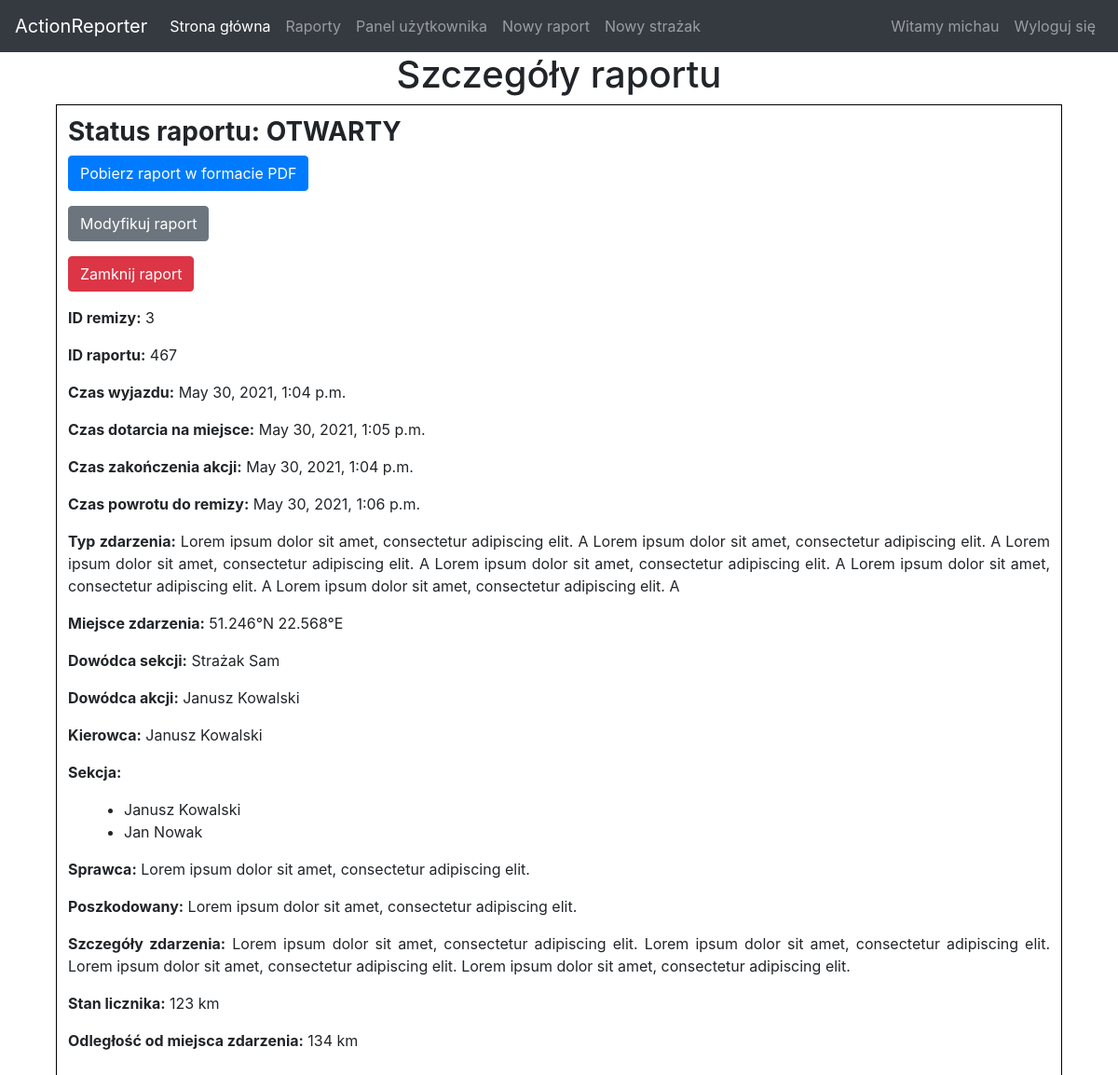
Before: /reports/23 (signed in) with the older database file.
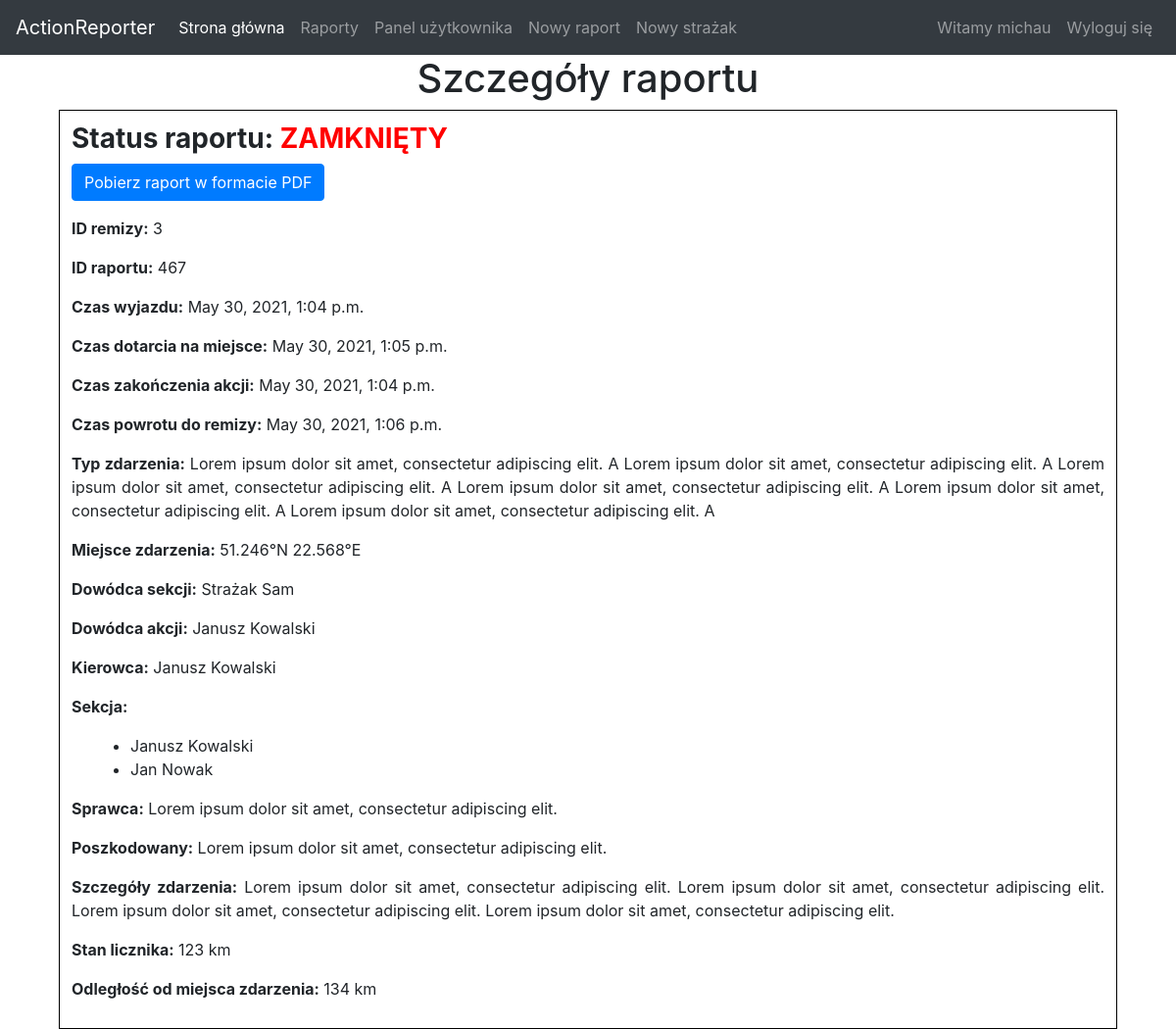
After: the same page with the newer database file.
### reporter/models.py (models this page shows, shortened)
class Report(models.Model):
    id = models.AutoField(primary_key=True)
    stationid = models.TextField(default="")
    reportid = models.TextField(default="")
    departureTime = models.DateTimeField(default=datetime.datetime.now())
    arrivalTime = models.DateTimeField(default=datetime.datetime.now())
    actionEndTime = models.DateTimeField(default=datetime.datetime.now())
    fireStationArrivalTime = models.DateTimeField(default=datetime.datetime.now())
    incidentType = models.TextField(default="")
    incidentPlace = models.TextField(default="")
    sectionCommander = models.TextField(default="")
    actionCommander = models.TextField(default="")
    driver = models.TextField(default="")
    perpetrator = models.TextField(default="")
    victim = models.TextField(default="")
    section = models.TextField(default="")
    details = models.TextField(default="")
    odometer = models.TextField(default="")
    distance = models.TextField(default="")
    isLocked = models.BooleanField(default=False)

### reporter/views.py (the view)
# urls.py: path('reports/<pk>', views.report_details, name="report-details"),
@login_required
def report_details(request, pk):
    report = getReport(pk)
    firestations = getUserFirestations(request.user)
    station = getFirestation(report.stationid)
    if station not in firestations:
        return render(request, "information.html",
                      {'message': "Dostęp zabroniony", 'return_button': True})
    firefighters = report.section.split(",")
    return render(request, 'report.html', {'report': report, 'firefighters': firefighters})

### reporter/views.py (called while the page is built)
def getUserFirestations(user):
    return Firestation.objects.filter(
        stationid__in=FirestationMember.objects.filter(memberid=user).values("stationid"))

def getFirestation(id):
    return Firestation.objects.filter(stationid=id).first()

def getReport(id):
    return get_object_or_404(Report, pk=id)

### reporter/templates/report.html
{% extends 'index.html' %}
{% block content %}
    <h1 style="text-align: center">Szczegóły raportu</h1>
    <div style="margin-left:5%;width:90%;border:1px solid black; padding:1%;text-align: justify;">
        <h3><b>Status raportu: {% if report.isLocked %} <span style="color: red; ">ZAMKNIĘTY </span> {% else %} OTWARTY{% endif %}</b></h3>
        <p><a class="btn btn-primary" href="{% url 'render-to-pdf' pk=report.pk %}">Pobierz raport w formacie PDF</a></p>
        {% if not report.isLocked %}<p><a class="btn btn-secondary" href="{% url 'modify-report' pk=report.pk %}">Modyfikuj raport</a></p>
            <p><a class="btn btn-danger" href="{% url 'lock-report' pk=report.pk %}">Zamknij raport</a></p>
        {% endif %}
        <p><b>ID remizy:</b> {{ report.stationid }}</p>
        <p><b>ID raportu:</b> {{ report.reportid }}</p>
        <p><b>Czas wyjazdu:</b> {{ report.departureTime }}</p>
        <p><b>Czas dotarcia na miejsce:</b> {{ report.arrivalTime }}</p>
        <p><b>Czas zakończenia akcji:</b> {{ report.actionEndTime }}</p>
        <p><b>Czas powrotu do remizy:</b> {{ report.fireStationArrivalTime }}</p>
        <p><b>Typ zdarzenia:</b> {{ report.incidentType }}</p>
        <p><b>Miejsce zdarzenia:</b> {{ report.incidentPlace }}</p>
        <p><b>Dowódca sekcji:</b> {{ report.sectionCommander }}</p>
        <p><b>Dowódca akcji:</b> {{ report.actionCommander }}</p>
    <p><b>Kierowca:</b> {{ report.driver }}</p>
    <p><b>Sekcja:</b>
    <ul>
        {% for firefighter in firefighters %}
            <li style="margin-left:20px;">{{ firefighter }}</li>
        {% endfor %}
    </ul>
    </p>
    <p><b>Sprawca:</b> {{ report.perpetrator }}</p>
    <p><b>Poszkodowany:</b> {{ report.victim }}</p>
    <p><b>Szczegóły zdarzenia:</b> {{ report.details }}</p>
    <p><b>Stan licznika:</b> {{ report.odometer }} km</p>
    <p><b>Odległość od miejsca zdarzenia:</b> {{ report.distance }} km</p>
    </div>
{% endblock %}

### reporter/templates/index.html (shortened to what this page needs)
<!doctype html>
<html lang="en">
  <head>
<link rel="stylesheet" href="https://stackpath.bootstrapcdn.com/bootstrap/4.3.1/css/bootstrap.min.css">
  </head>
  <body>
<nav class="navbar navbar-expand-lg navbar-dark bg-dark">
  <a class="navbar-brand" href="">ActionReporter</a>
  <div class="collapse navbar-collapse" id="navbarNavDropdown">
    <ul class="navbar-nav mr-auto">
      <li class="nav-item active">
        <a class="nav-link" href="{% url 'index' %}">Strona główna</a>
      </li>
        {% if request.user.is_authenticated %}
             <li class="nav-item">
        <a class="nav-link" href={% url 'reports' %}>Raporty</a>
      </li>
        <li class="nav-item">
        <a class="nav-link" href={% url "profile" %}>Panel użytkownika</a>
        </li>
      <li class="nav-item">
        <a class="nav-link" href={% url 'create-report-initial' %}>Nowy raport</a>
      </li>
         <li class="nav-item">
        <a class="nav-link" href={% url 'create-firefighter' %}>Nowy strażak</a>
      </li>
        {% endif %}
    </ul>
      <ul class="nav navbar-nav navbar-right">
    {% if request.user.is_authenticated %}
        <li class="nav-item">
        <a class="nav-link" href="">Witamy {{ request.user.username }}</a>
        </li>
        <li class="nav-item">
        <a class="nav-link" href={% url "logout" %}>Wyloguj się</a>
        </li>
    {% endif %}
      </ul>
  </div>
</nav>
{% block content %}{% endblock %}
  </body>
</html>

Changed rows visible on the page:
changed Report "Strażak Sam": isLocked False → True (drawn)
Other visible differences:
text no longer shown: "OTWARTY Modyfikuj raport Zamknij raport"
text now shown: "ZAMKNIĘTY"
